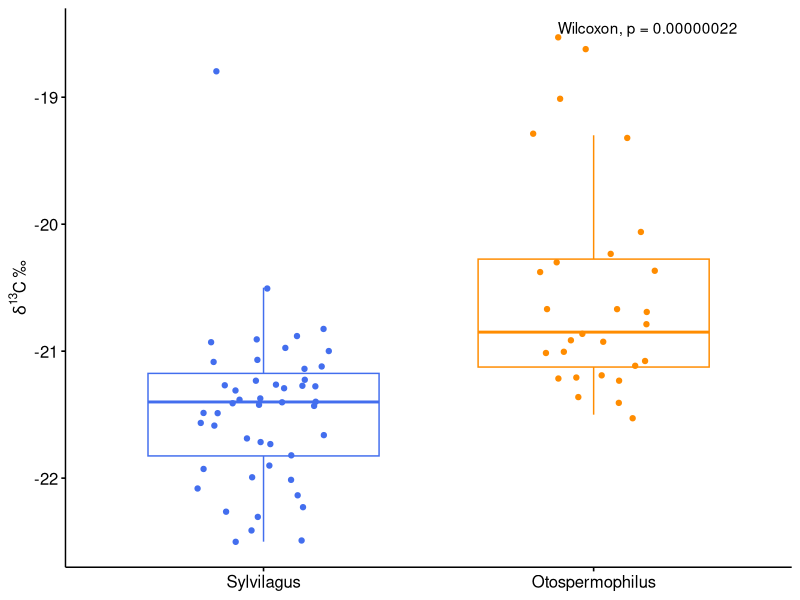
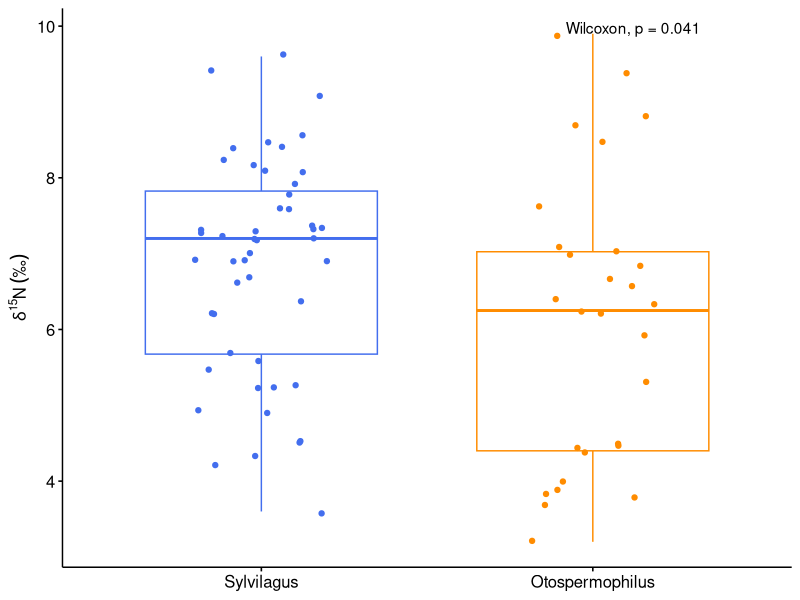
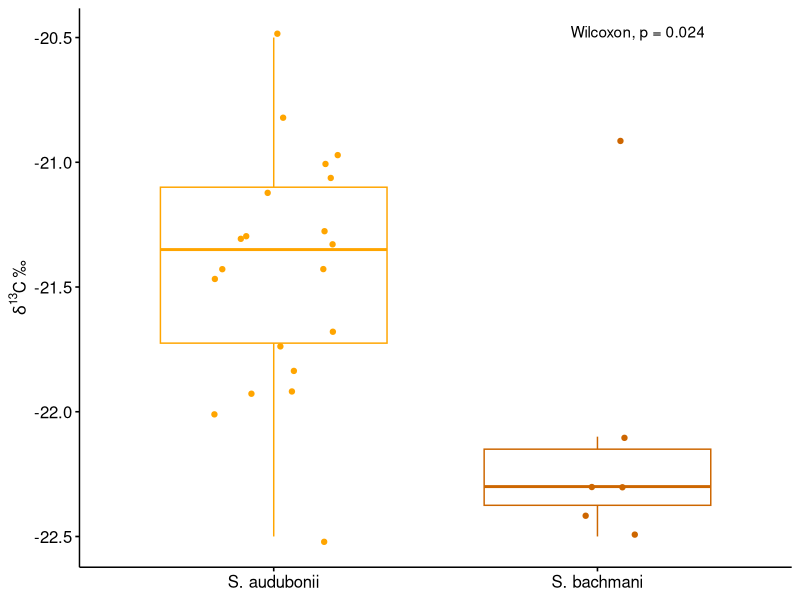
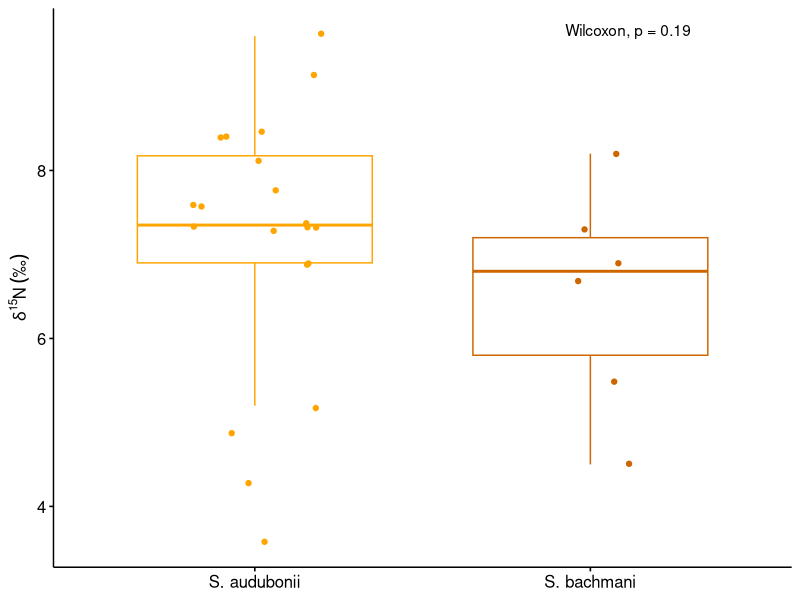
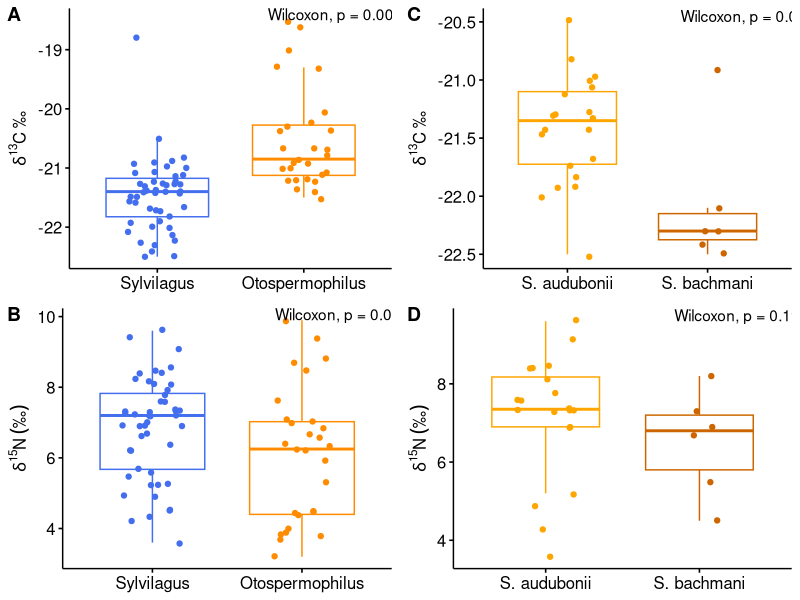

Generate these figures, in order, with R: (Note: this script raises an error after producing the figures.)
options(scipen=999)
library(ggplot2)
library(tidyverse)
library(ggpubr)


# library(scales)
# library(RColorBrewer)
# library(rstatix)

# Read in file
iso_dat <- read.csv(file="data/processed/final_dataset_focaltaxa_finalAMSruns_with_isotopes_with_all_dates.csv", header=T) # All rabbits and Squirrels with isotopes - some have no dates, or dates too old to calibrate 

## Inter-specific - Compare squirrels to rabbits ----

# examine data
#carbon
wilcox.c.taxon <- wilcox.test(del13C_permil~Taxon, data=iso_dat, correct = TRUE)
wilcox.c.taxon

p3 <- ggboxplot(iso_dat, x = "Taxon", y = "del13C_permil",
                color = "Taxon", palette = c("royalblue2", "darkorange"),
                add = "jitter") +
  labs(y = expression({delta}^13*C~'\u2030'), x="")+
  #  labs(y = expression(italic(delta)^13*C~("\211")))+
  theme(axis.title.x=element_blank(),
        legend.position = "none")
#  Add p-value
genus_C <- p3 + stat_compare_means(method = "wilcox.test", label.x = 2)
genus_C

#nitrogen
wilcox.n.taxon <- wilcox.test(del15N_permil~Taxon, data=iso_dat, correct = TRUE)
wilcox.n.taxon
p4 <- ggboxplot(iso_dat, x = "Taxon", y = "del15N_permil",
                color = "Taxon", palette = c("royalblue2", "darkorange"),
                add = "jitter") +
  #  labs(y = expression(italic(delta)^15*N~("\211")))+
  labs(y = expression(italic(delta)^15*N~("\u2030")))+
  theme(axis.title.x=element_blank(),
        legend.position = "none")
#  Add p-value
genus_N <- p4 + stat_compare_means(method = "wilcox.test", label.x = 2)
genus_N

## Intra - specific diet ---- 

## Compare desert cottontails to brush rabbits

iso_rabbits<- iso_dat[grep("S. audubonii|S. bachmani", iso_dat$Species), c('del13C_permil', 'del15N_permil', 'Species', 'Taxon')]

#carbon
wilcox.c.rabbits <- wilcox.test(del13C_permil~Species, data=iso_rabbits, correct = TRUE, alternative = "two.sided")
wilcox.c.rabbits
#t.test(del13C_permil~Taxon, mu=0, alt="two.sided", conf=0.95, var.eq=F, paired=F, data=iso_rabbits)

p1 <- ggboxplot(iso_rabbits, x = "Species", y = "del13C_permil",
                color = "Species", palette = c("orange", "darkorange3"),
                add = "jitter") +
  labs(y = expression({delta}^13*C~'\u2030'))+
  theme(axis.title.x=element_blank(),
        legend.position = "none")
#  Add p-value
rabbits_C <- p1 + stat_compare_means(method = "wilcox.test", label.x = 2)
#p-values appear on figure as a single plot, but not on multiplots
rabbits_C

#nitrogen
wilcox.n.rabbits <- wilcox.test(del15N_permil~Species, data=iso_rabbits, correct = TRUE)
wilcox.n.rabbits

p2 <- ggboxplot(iso_rabbits, x = "Species", y = "del15N_permil",
                color = "Species", palette = c("orange", "darkorange3"),
                add = "jitter") +
  #  labs(y = expression(italic(delta)^15*N~("\211")))+
  labs(y = expression(italic(delta)^15*N~("\u2030")))+
  theme(axis.title.x=element_blank(),
        legend.position = "none")
#  Add p-value
rabbits_N <- p2 + stat_compare_means(method = "wilcox.test", label.x = 2)
rabbits_N

figure <- ggarrange(genus_C, rabbits_C, genus_N, rabbits_N,
                    labels = c("A", "C", "B", "D"),
                    ncol = 2, nrow = 2)
figure

# summarize basic stats for the paper ---- 
# TAXON
wilcox.c.taxon
wilcox.n.taxon

iso_dat %>% count(Taxon)

# carbon results by Taxon
C.taxon.res <- iso_dat %>%      # Summary by group using dplyr
  group_by(Taxon) %>% 
  summarize(min = min(del13C_permil),
            median = median(del13C_permil),
            max = max(del13C_permil),
            mean = mean(del13C_permil))
C.taxon.res
C.taxon.res$mean[1] - C.taxon.res$mean[2]

  
# nitrogen results by Taxon
N.taxon.res <- iso_dat %>%                               # Summary by group using dplyr
  group_by(Taxon) %>% 
  summarize(min = min(del15N_permil),
            median = median(del15N_permil),
            mean = mean(del15N_permil),
            max = max(del15N_permil))
N.taxon.res
N.taxon.res$mean[1] - N.taxon.res$mean[2]


# SPECIES
wilcox.c.rabbits
wilcox.n.rabbits

iso_rabbits %>% count(Species)

# carbon results by Taxon
C.rabbits.res <- iso_rabbits %>%                               # Summary by group using dplyr
  group_by(Species) %>% 
  summarize(min = min(del13C_permil),
            median = median(del13C_permil),
            mean = mean(del13C_permil),
            max = max(del13C_permil))
C.rabbits.res
C.rabbits.res$mean[1] - C.rabbits.res$mean[2]

# nitrogen results by Taxon
N.rabbits.res <- iso_rabbits %>%                               # Summary by group using dplyr
  group_by(Species) %>% 
  summarize(min = min(del15N_permil),
            median = median(del15N_permil),
            mean = mean(del15N_permil),
            max = max(del15N_permil))
N.rabbits.res
N.rabbits.res$mean[1] - N.rabbits.res$mean[2]


# Figure 1 Final ----
 # to sync up Sylvilagus color scheme across panels

# create new dataframes and colors
#data
Cdatalist <- list(iso_dat$del13C_permil[which(iso_dat$Taxon=="Otospermophilus")],
                  iso_dat$del13C_permil[which(iso_dat$Taxon=="Sylvilagus")])

Ndatalist <- list(iso_dat$del15N_permil[which(iso_dat$Taxon=="Otospermophilus")],
                  iso_dat$del15N_permil[which(iso_dat$Taxon=="Sylvilagus")])

# colors
oto.col<- rep("royalblue2", length(Ndatalist[[1]]))
syl.col <- iso_dat$Species[which(iso_dat$Taxon=="Sylvilagus")]
syl.col[which(syl.col=="Leporidae")] <- "darkorange" # assuming this is Sylvilagus sp.
syl.col[which(syl.col=="Sylvilagus sp")] <- "darkorange"
syl.col[which(syl.col=="S. bachmani")] <- "red1"
syl.col[which(syl.col=="S. audubonii")] <- "gold1"
colorlist <- list(oto.col, syl.col)

grDevices::cairo_pdf("output/Figure1_niche_boxplots_Feb2022_JB.pdf", width=8, height=8)
par(bty="l", mfcol=c(2,2), mar=c(4,4,1,1)+0.1)

## Inter-specific ----
# Compare squirrels to rabbits

# carbon, interspecific
# create basic boxplot
boxplot(del13C_permil ~ Taxon, data=iso_dat, col = "white", ylab = "", cex.axis=0.75)

# add individual data points
for (i in 1:2) { 
  stripchart(na.omit(Cdatalist[[i]]), at = i, add = T, 
             pch =21, bg = colorlist[[i]], lwd=0.5, vertical = T, method = "jitter") 
}
mtext(expression({delta}^13*C~'value ('~'\u2030'~', VPDB)'), side=2, line = 2.25)
legend("top", legend=paste0("W = ", wilcox.c.taxon$statistic, "; p = ", round(wilcox.c.taxon$p.value, 3)), bty="n", cex=0.75)

legend("topright", legend=c('S. bachmani', 'Sylvilagus sp.', 'S. audubonii'), pch=21, col="black", pt.lwd=0.5, pt.bg=c("red1", "darkorange", "gold1"), bty="n", cex=0.5)

# nitrogen, interspecific
# create basic boxplot
boxplot(del15N_permil ~ Taxon, data=iso_dat, col = "white", ylab = "", cex.axis=0.75)

# add individual data points
for (i in 1:2) { 
  stripchart(na.omit(Ndatalist[[i]]), at = i, add = T, pch = 21, 
             bg = colorlist[[i]], lwd=0.5, vertical = T, method = "jitter") 
}
mtext(expression({delta}^15*N~'value ('~'\u2030'~', AIR)'), side=2, line = 2.25)
legend("top", legend=paste0("W = ", wilcox.n.taxon$statistic, "; p = ", round(wilcox.n.taxon$p.value, 3)), bty="n", cex=0.75)

## Intra-specific diet ---- 

## Compare desert cottontails to brush rabbits

# carbon, introspecific
# create basic boxplot
boxplot(del13C_permil ~ Species, data=iso_rabbits, col = "white", ylab = "", cex.axis=0.75)
# add individual data points
stripchart(del13C_permil ~ Species, data=iso_rabbits, vertical=TRUE, add=TRUE, method="jitter", pch=21, col="black", bg=c("gold1","red1"), lwd=0.5)
mtext(expression({delta}^13*C~'value ('~'\u2030'~', VPDB)'), side=2, line = 2.25)
legend("top", legend=paste0("W = ", wilcox.c.rabbits$statistic, "; p = ", round(wilcox.c.rabbits$p.value, 3)), bty="n", cex=0.75)

# nitrogen, intraspecific
# create basic boxplot
boxplot(del15N_permil ~ Species, data=iso_rabbits, col = "white", ylab = "", cex.axis=0.75)
# add individual data points
stripchart(del15N_permil ~ Species, data=iso_rabbits, vertical=TRUE, add=TRUE, method="stack", pch=21, col="black", bg=c("gold1","red1"), lwd=0.5)
mtext(expression({delta}^15*N~'value ('~'\u2030'~', AIR)'), side=2, line = 2.25)
legend("top", legend=paste0("W = ", wilcox.n.rabbits$statistic, "; p = ", round(wilcox.n.rabbits$p.value, 3)), bty="n", cex=0.75)

dev.off()


# In Illustrator: Add A,B,C,D labels, italicize taxon names, move jittered points over to outliers.

# MANOVA models ----
data1 <- read.csv(file="data/processed/final_dataset_focaltaxa_with_calages_climate.csv", header=T) # 
# Summary stats ----

cn.manova <- manova(cbind(del13C_permil, del15N_permil) ~ Taxon, data1)
summary(cn.manova)

# factor two of the grouping variables the run t-tests
data2 <- data1
data2$Taxon <- as.factor(data2$Taxon)
data2$time_group <- as.factor(data2$time_group)

# t.test
c.t <- t.test(del13C_permil~Taxon, data=data2)
c.t
n.t <- t.test(del15N_permil~Taxon, data=data2)
n.t

# Just pleistocene data
data3 <- data2[which(data2$time_group=="Pleistocene"),]
cn.manova.p <- manova(cbind(del13C_permil, del15N_permil) ~ Taxon, data3)
summary(cn.manova.p)

# t.test
c.t.p <- t.test(del13C_permil~Taxon, data=data3)
c.t.p
n.t.p <- t.test(del15N_permil~Taxon, data=data3)
n.t.p

# try adding sample age to the manova
cnt.manova <- manova(cbind(del13C_permil, del15N_permil) ~ Taxon + median_age, data1)
summary(cnt.manova)

cnt.manova.p <- manova(cbind(del13C_permil, del15N_permil) ~ Taxon + median_age, data3)
summary(cnt.manova.p)

# try adding sample age to the manova
cnt.manova.interact <- manova(cbind(del13C_permil, del15N_permil) ~ Taxon * median_age, data1)
summary(cnt.manova.interact)

cnt.manova.p.interact <- manova(cbind(del13C_permil, del15N_permil) ~ Taxon * median_age, data3)
summary(cnt.manova.p.interact)

## Table 2 ----
manova.res.PH <- summary(cnt.manova)$stats
manova.res.P <- summary(cnt.manova.p)$stats
save(manova.res.PH, manova.res.P, file = "output/manovaResults.RData")
